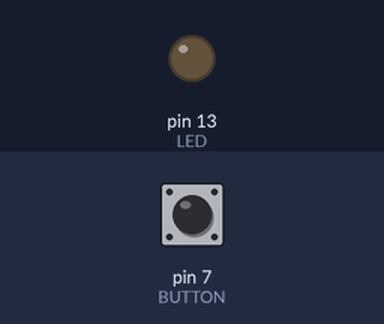
Recording of a sketch running on a simulated Arduino Uno, built with avr-gcc and run on an emulated ATmega328P. Parts: output pins drawn as LEDs (lit = HIGH). Inputs (shaded band) come from the test bench; at power-on: pin 7 (BUTTON) LOW.

Above: at 1.2 s.
1.3 s: pin 7 (BUTTON) pulled HIGH for 0.15 s
At 2.3 s:
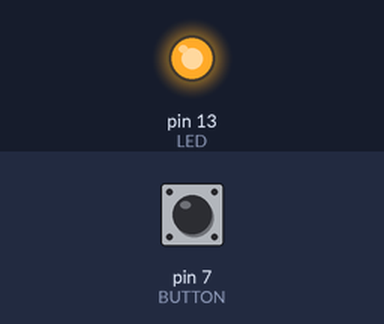
2.9 s: pin 7 (BUTTON) pulled HIGH for 1 s
At 3.5 s:
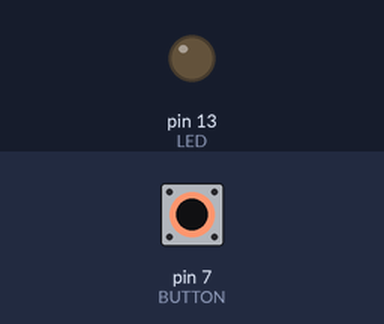
5.4 s: pin 7 (BUTTON) pulled HIGH for 3.2 s
At 6.6 s:
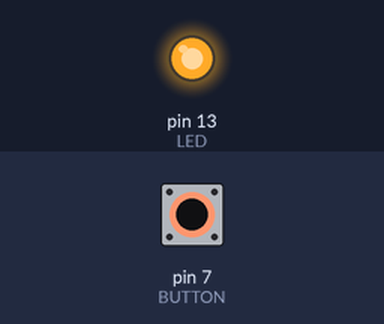
Timing chart, 0 to 8.4 s (numbered marks = the images above; inputs shaded):
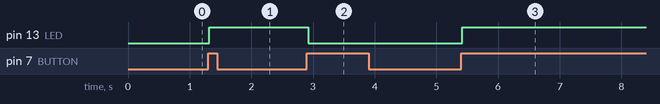

Measured:
- after the input at 1.3 s, pin 13 (LED): LOW → HIGH at once
- after the input at 2.9 s, pin 13 (LED): HIGH → LOW at once
- after the input at 5.4 s, pin 13 (LED): LOW → HIGH at once

The sketch:

myButton.ino
```cpp
const int LED = 13;
const int BUTTON = 7;

const int STATE_ON = 1;
const int STATE_OFF = 0;

class Switch {
private:
  int button;
  int val;
  int valPrev;
  int valPrevPrev;
  int valPrevPrevPrev;

public:
  Switch(int);
  boolean turnedOn(void);
  void shiftValues(void);
  void readVal(void);
  boolean buttonTurnedHigh(void);
};

Switch *swt;
int state = STATE_OFF;

void setup() {
  pinMode(LED, OUTPUT);
  pinMode(BUTTON, INPUT);
  swt = new Switch(BUTTON);
}

void loop() {
  if (swt->turnedOn()) {
    state ^= 1;
  }

  if (state == STATE_ON) {
    digitalWrite(LED, HIGH);
  } else {
    digitalWrite(LED, LOW);
  }
}

Switch::Switch(int button) {
  this->button = button;
  this->valPrev = LOW;
  this->valPrevPrev = LOW;
  this->valPrevPrevPrev = LOW;
}

boolean Switch::turnedOn() {
  this->readVal();
  if (this->buttonTurnedHigh()) {
    delay(20);
    this->readVal();
    if (this->val == HIGH) {
      this->shiftValues();
      return true;
    }
  }

  this->shiftValues();
  return false;
}

void Switch::shiftValues() {
  this->valPrevPrevPrev = this->valPrevPrev;
  this->valPrevPrev = this->valPrev;
  this->valPrev = this->val;
}

void Switch::readVal() {
  this->val = digitalRead(this->button);
  return;
}

boolean Switch::buttonTurnedHigh() {
  return this->val == HIGH && this->valPrev == LOW && this->valPrevPrev == LOW && this->valPrevPrevPrev == LOW;
}
```
